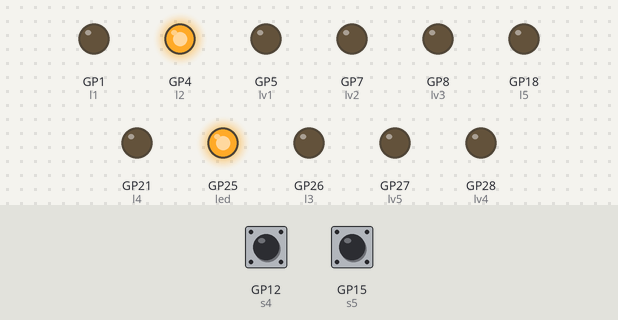
Bench run of a program on a simulated Raspberry Pi Pico running MicroPython. On the bench: output pins drawn as LEDs (lit = HIGH). Dashed ring = blinking. The test bench sets the inputs (shaded band); at power-on: GP12 (s4) HIGH, GP15 (s5) HIGH. Random numbers come from a fixed seed.

Above: at 1.2 s.
1.3 s: GP12 (s4) pulled LOW for 0.15 s
At 2.8 s:
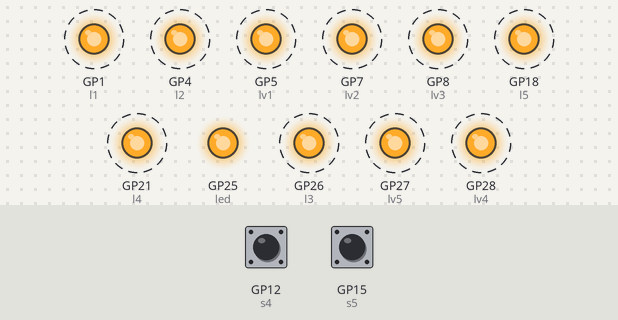
4.4 s: GP15 (s5) pulled LOW for 0.15 s
At 7.0 s:
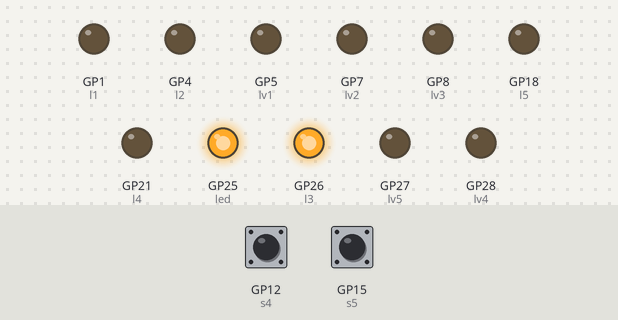
7.5 s: GP15 (s5) pulled LOW for 1 s
At 8.9 s:
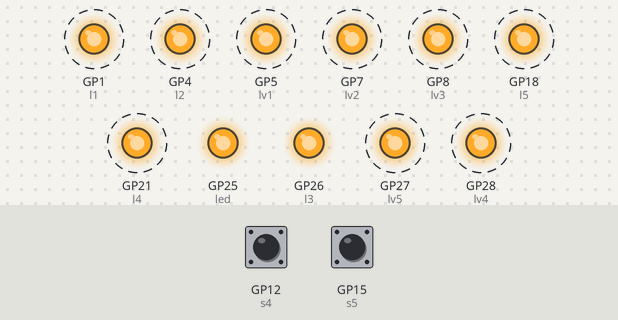
11.5 s: GP12 (s4) pulled LOW for 1 s
At 12.9 s:
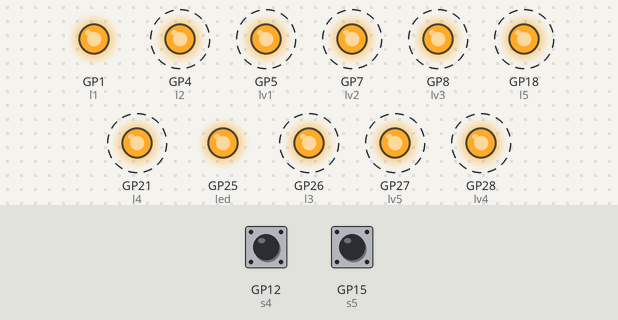
15.5 s: GP15 (s5) pulled LOW for 3.2 s
Timing chart, 0 to 20.2 s (numbered marks = the images above; inputs shaded):
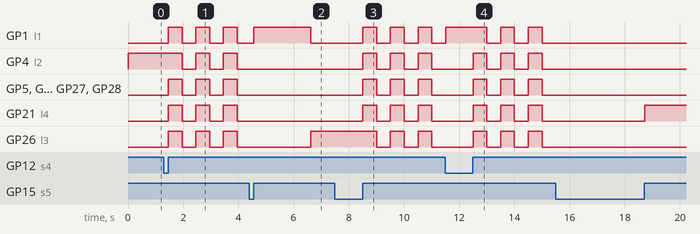

Measured:
- after the input at 1.3 s, GP1 (l1), GP5 (lv1), GP7 (lv2), GP8 (lv3), GP18 (l5), GP21 (l4), GP26 (l3), GP27 (lv5), GP28 (lv4): alternates HIGH for 0.50 s and LOW for 0.50 s, starting after 0.16 s; GP4 (l2): alternates HIGH for 0.50 s and LOW for 0.50 s, starting after 0.66 s
- after the input at 4.4 s, GP26 (l3): LOW → HIGH after 2.2 s
- after the input at 7.5 s, GP1 (l1), GP4 (l2), GP5 (lv1), GP7 (lv2), GP8 (lv3), GP18 (l5), GP21 (l4), GP27 (lv5), GP28 (lv4): alternates HIGH for 0.50 s and LOW for 0.50 s, starting after 1.0 s; GP26 (l3): alternates HIGH for 0.50 s and LOW for 0.50 s, starting after 1.5 s
- after the input at 11.5 s, GP4 (l2), GP5 (lv1), GP7 (lv2), GP8 (lv3), GP18 (l5), GP21 (l4), GP26 (l3), GP27 (lv5), GP28 (lv4): alternates HIGH for 0.50 s and LOW for 0.50 s, starting after 1.0 s

The program:

pico2.2.py
```python
from machine import Pin
from time import sleep
from random import randint

led=Pin(25,Pin.OUT)
led.on()

s1=Pin(0,Pin.IN,Pin.PULL_UP)
s2=Pin(3,Pin.IN,Pin.PULL_UP)
s3=Pin(6,Pin.IN,Pin.PULL_UP)
s4=Pin(12,Pin.IN,Pin.PULL_UP)
s5=Pin(15,Pin.IN,Pin.PULL_UP)
ss=[s1,s2,s3,s4,s5]

l1=Pin(1,Pin.OUT)
l2=Pin(4,Pin.OUT)
l3=Pin(26,Pin.OUT)
l4=Pin(21,Pin.OUT)
l5=Pin(18,Pin.OUT)
ls=[l1,l2,l3,l4,l5]

lv1=Pin(5,Pin.OUT)
lv2=Pin(7,Pin.OUT)
lv3=Pin(8,Pin.OUT)
lv4=Pin(28,Pin.OUT)
lv5=Pin(27,Pin.OUT)
lvs=[lv1,lv2,lv3,lv4,lv5]

score=0
index=[4,4,4,4]
time=0
limtime=0
press=True

def isClicked(obj):
    if obj.value()==0:
        sleep(0.01)
        if obj.value()==0:
            while obj.value()==0:
                sleep(0.01)
            return True
    return False

def myinit():
    for i in range(5):
        ls[i].off()
        lvs[i].off()
    global score
    score=0
    global index
    index=[4,4,4,4]
    global press
    press=True
    global limtime
    limtime=200
    global time
    time=0

def fail():
    for i in range(3):
        for l in ls:
            l.on()
        for lv in lvs:
            lv.on()
        sleep(0.5)
        for l in ls:
            l.off()
        for lv in lvs:
            lv.off()
        sleep(0.5)
    myinit()

def rand():
    global index
    while True:
        a=randint(0,4)
        for i in range(4):
            if index[i]!=a:
                index[3]=index[2]
                index[2]=index[1]
                index[1]=index[0]
                index[0]=a
                return a

def level6():
    for i in range(5):
        ls[i].on()
        lvs[i].on()
    sleep(10)
    myinit()

def levels():
    for i in range(5):
        lvs[i].off()
    if score>=9:
        lv1.on()
        limtime=200
    if score>=27:
        lv2.on()
        limtime=200
    if score>=108:
        lv3.on()
        limtime=200
    if score>=540:
        lv4.on()
        limtime=150
    if score>=3240:
        lv5.on()
        limtime=100
    if score>=20000:
        level6()

myinit()

while True:
    press=True
    ls[rand()].on()
    while press:
        time+=1
        if time>limtime and score!=0:
            time=0
            score-=1
            break
        for i in range(5):
            if isClicked(ss[i]):
                time=0
                times=0
                if i==index[0]:
                    score+=1
                else:
                    fail()
                press=False
        sleep(0.01)
    levels()
    ls[index[0]].off()
    
```
